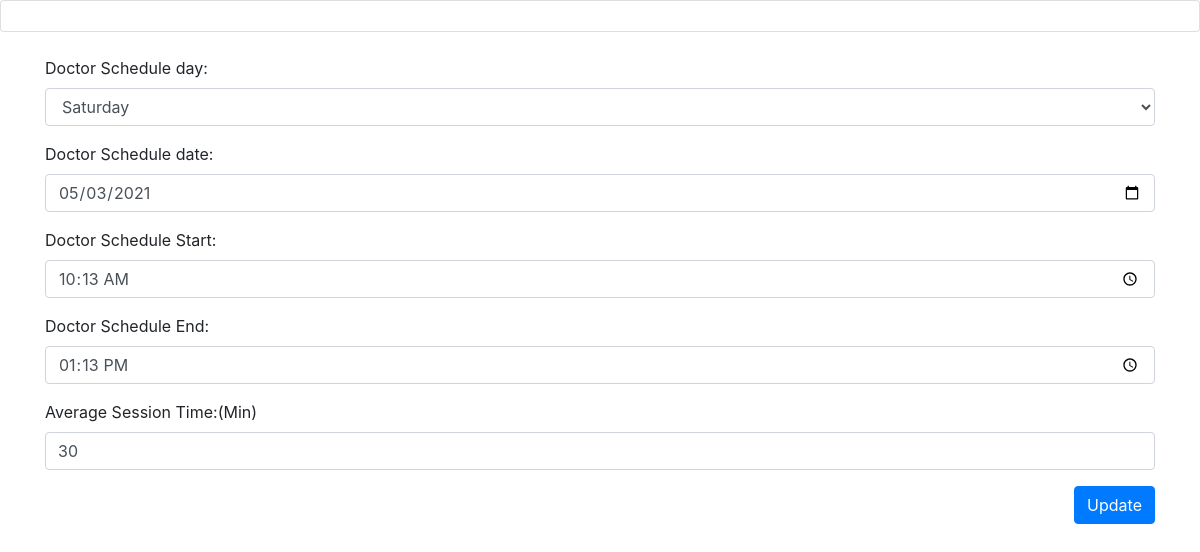
Page /edit.php?editId=4 on the committed database.
### tables this page shows
CREATE TABLE `doctors_schedule` (
  `Doctors_Schedule_ID` int(11) NOT NULL,
  `Doctor_ID` int(11) NOT NULL,
  `Doctors_Schedule_day` enum('Sunday','Monday','Tuesday','Wednesday','Thursday','Friday','Saturday') NOT NULL,
  `Doctors_Schedule_date` date NOT NULL,
  `Doctors_Schedule_Start` time NOT NULL,
  `Doctors_Schedule_End` time NOT NULL,
  `Average_Session_Time` int(11) NOT NULL
);

### Doctor.php (called while the page is built, shortened)
<?php
	class Doctor
	{
	private $servername = "localhost";
	private $username 	= "root";
	private $password 	= "";
	private $database 	= "clinic_web_app";
	public  $con;
		public function __construct()
		{
			$this->con = new mysqli($this->servername, $this->username,$this->password,$this->database);
			if(mysqli_connect_error()) {
				trigger_error("Failed to connect to MySQL: " . mysqli_connect_error());
			}else{
				return $this->con;
			}
		}
		public function displyaRecordById($id)
		{
			$query = "SELECT * FROM doctors_schedule WHERE Doctors_Schedule_ID = '$id'";
			$result = $this->con->query($query);
			if ($result->num_rows > 0) {
				$row = $result->fetch_assoc();
				return $row;
			}else{
				echo "Schedule not found";
			}
		}
	}
?>

### edit.php (the view, shortened to what this page needs)
<?php
  include 'Doctor.php';
  $DoctorObj = new Doctor();
  if(isset($_GET['editId']) && !empty($_GET['editId'])) {
    $editId = $_GET['editId'];
    $DoctorSch = $DoctorObj->displyaRecordById($editId);
  }
?>
<!DOCTYPE html>
<html lang="en">
<head>
  <link rel="stylesheet" href="https://maxcdn.bootstrapcdn.com/bootstrap/4.5.2/css/bootstrap.min.css">
  <link rel="stylesheet" href="https://pro.fontawesome.com/releases/v5.10.0/css/all.css"/>
</head>
<body>
<div class="card text-center" style="padding:15px;">
</div><br>
<div class="container">
  <form action="edit.php" method="POST">
    <div class="form-group">
      <label for="name">Doctor Schedule day:</label>
      <select class="form-control" name="UDoctorsScheduleday" value="<?php echo $DoctorSch['Doctors_Schedule_day']; ?>" required="">
     <option value="Saturday">Saturday</option>
</select>
    </div>
    <div class="form-group">
       <label>Doctor Schedule date:</label>
        <input type="date" class="form-control" name="UDoctorsScheduledate" value="<?php echo $DoctorSch['Doctors_Schedule_date']; ?>" required="">
    </div>
    <div class="form-group">
      <label >Doctor Schedule Start:</label>
      <input type="time" class="form-control" name="UDoctorsScheduleStart" value="<?php echo $DoctorSch['Doctors_Schedule_Start']; ?>" required="">
    </div>
<div class="form-group">
      <label >Doctor Schedule End:</label>
      <input type="time" class="form-control" name="UDoctorsScheduleEnd" value="<?php echo $DoctorSch['Doctors_Schedule_End']; ?>" required="">
    </div>
    <div class="form-group">
    <label >Average Session Time:(Min)</label>
      <input type="number" min="10" max="60" step="10" class="form-control" name="UAverageSessionTime" value="<?php echo $DoctorSch['Average_Session_Time']; ?>" required="">
    </div>
    <div class="form-group">
      <input type="submit" name="update" class="btn btn-primary" style="float:right;" value="Update">
    </div>
  </form>
</div>
</body>
</html>

### rows in the picture
doctors_schedule: UDoctorsScheduleday "Saturday", UDoctorsScheduledate "05/03/2021", UDoctorsScheduleStart "10:13:00", UDoctorsScheduleEnd "13:13:00", UAverageSessionTime "30"
